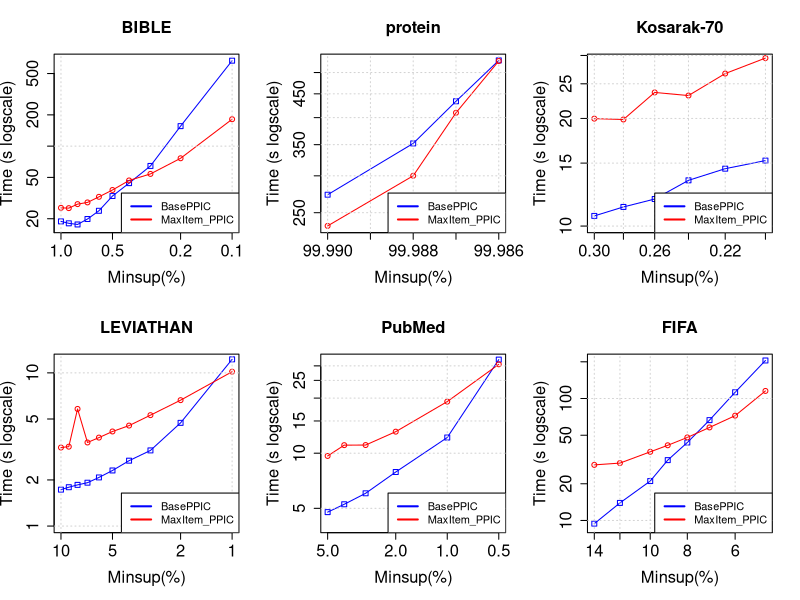

Reproduce this figure in R.
tiff("MmEsLpMiss_MaxItemAtOne_PPIC.png", width=13, height=9, units='in', res=120)
par(mfrow=c(2,3), cex.lab=1.5, cex.axis=1.5, cex.main=1.5, cex.sub=1.5)

#BIBLE
#DATA
x <- c(0.01, 0.009, 0.008, 0.007, 0.006, 0.005, 0.004, 0.003, 0.002, 0.001)*100

zero <- c(18850, 18071, 17611, 19872, 23860, 33086, 44031, 64446, 155871, 664830)/1000
one <- c(25468, 25299, 27646, 28716, 32508, 37824, 46734, 54019, 76390, 181579)/1000

#PLOT
plot(x, zero, log = "xy", type="o", pch=0, xlab="Minsup(%)",ylab="Time (s logscale)", col="blue", xlim = rev(range(x)), ylim=c(17, 664))
lines(x, one, col="red", type="o", pch=1)
title(main="BIBLE", cex.lab=1.5, cex.axis=1.5, cex.main=1.5, cex.sub=1.5)
grid()
legend("bottomright", legend=c("BasePPIC", "MaxItem_PPIC"), lty=c(1,1),lwd=c(2,2), col=c("blue", "red"), cex = 1)

#protein
#DATA
x <- c(0.9999, 0.99988, 0.99987, 0.99986)*100

zero <- c(273254, 352139, 433728, 530863)/1000
one <- c(234200, 300092, 409706, 529295)/1000

#PLOT
plot(x, zero, log = "xy", type="o", pch=0, xlab="Minsup(%)",ylab="Time (s logscale)", col="blue", xlim = rev(range(x)), ylim=c(234, 530))
lines(x, one, col="red", type="o", pch=1)
title(main="protein", cex.lab=1.5, cex.axis=1.5, cex.main=1.5, cex.sub=1.5)
grid()
legend("bottomright", legend=c("BasePPIC", "MaxItem_PPIC"), lty=c(1,1),lwd=c(2,2), col=c("blue", "red"), cex = 1)

#Kosarak-70
#DATA
x <- c(0.003, 0.0028, 0.0026, 0.0024, 0.0022, 0.002)*100

zero <- c(10677, 11312, 11903, 13425, 14473, 15247)/1000
one <- c(19974, 19864, 23642, 23174, 26705, 29502)/1000

#PLOT
plot(x, zero, log = "xy", type="o", pch=0, xlab="Minsup(%)",ylab="Time (s logscale)", col="blue", xlim = rev(range(x)), ylim=c(10, 29))
lines(x, one, col="red", type="o", pch=1)
title(main="Kosarak-70", cex.lab=1.5, cex.axis=1.5, cex.main=1.5, cex.sub=1.5)
grid()
legend("bottomright", legend=c("BasePPIC", "MaxItem_PPIC"), lty=c(1,1),lwd=c(2,2), col=c("blue", "red"), cex = 1)

#LEVIATHAN
#DATA
x <- c(0.1, 0.09, 0.08, 0.07, 0.06, 0.05, 0.04, 0.03, 0.02, 0.01)*100

zero <- c(1729, 1793, 1857, 1919, 2077, 2306, 2672, 3117, 4718, 12253)/1000
one <- c(3256, 3298, 5815, 3512, 3780, 4144, 4528, 5296, 6635, 10178)/1000

#PLOT
plot(x, zero, log = "xy", type="o", pch=0, xlab="Minsup(%)",ylab="Time (s logscale)", col="blue", xlim = rev(range(x)), ylim=c(1, 12))
lines(x, one, col="red", type="o", pch=1)
title(main="LEVIATHAN", cex.lab=1.5, cex.axis=1.5, cex.main=1.5, cex.sub=1.5)
grid()
legend("bottomright", legend=c("BasePPIC", "MaxItem_PPIC"), lty=c(1,1),lwd=c(2,2), col=c("blue", "red"), cex = 1)

#PubMed
#DATA
x <- c(0.05, 0.04, 0.03, 0.02, 0.01, 0.005)*100

zero <- c(4767, 5261, 6040, 7894, 12184, 32451)/1000
one <- c(9662, 11067, 11082, 13114, 19144, 30595)/1000

#PLOT
plot(x, zero, log = "xy", type="o", pch=0, xlab="Minsup(%)",ylab="Time (s logscale)", col="blue", xlim = rev(range(x)), ylim=c(4, 32))
lines(x, one, col="red", type="o", pch=1)
title(main="PubMed", cex.lab=1.5, cex.axis=1.5, cex.main=1.5, cex.sub=1.5)
grid()
legend("bottomright", legend=c("BasePPIC", "MaxItem_PPIC"), lty=c(1,1),lwd=c(2,2), col=c("blue", "red"), cex = 1)

#FIFA
#DATA
x <- c(0.14, 0.12, 0.1, 0.09, 0.08, 0.07, 0.06, 0.05)*100

zero <- c(9423, 13932, 21048, 31249, 43581, 66511, 112528, 204980)/1000
one <- c(28564, 29545, 36558, 41357, 47951, 57919, 72352, 115346)/1000

#PLOT
plot(x, zero, log = "xy", type="o", pch=0, xlab="Minsup(%)",ylab="Time (s logscale)", col="blue", xlim = rev(range(x)), ylim=c(9, 204))
lines(x, one, col="red", type="o", pch=1)
title(main="FIFA", cex.lab=1.5, cex.axis=1.5, cex.main=1.5, cex.sub=1.5)
grid()
legend("bottomright", legend=c("BasePPIC", "MaxItem_PPIC"), lty=c(1,1),lwd=c(2,2), col=c("blue", "red"), cex = 1)

#slen1
#DATA
x <- c(0.0017, 0.00165, 0.0016, 0.00155, 0.0015, 0.00145, 0.0014, 0.00135, 0.0013)*100


#PLOT
#slen2
#DATA
x <- c(0.0015, 0.00145, 0.0014, 0.00135, 0.0013, 0.00125, 0.0012, 0.00115, 0.0011)*100


#PLOT
dev.off()
